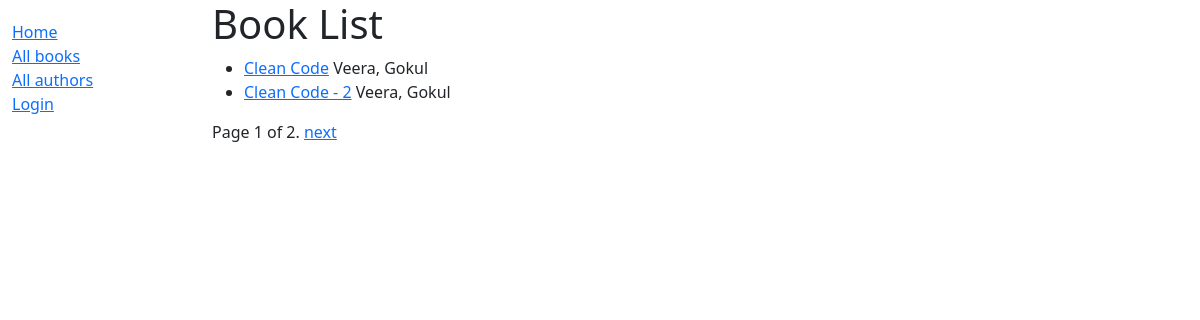
/catlog/books/, run on the app's committed database.
### catlog/models.py (models this page shows, shortened)
class Book(models.Model):
    title = models.CharField(max_length=200)
    author = models.ForeignKey('Author', on_delete=models.RESTRICT, null=True)
    summary = models.TextField(
        max_length=1000, help_text="Enter a brief description of the book")
    isbn = models.CharField('ISBN', max_length=13,
                            unique=True,
                            help_text='13 Character <a href="https://www.isbn-international.org/content/what-isbn'
                                      '">ISBN number</a>')
    genre = models.ManyToManyField(
        Genre, help_text="Select a genre for this book")
    language = models.ForeignKey('Language', on_delete=models.PROTECT, help_text="Select a language for this book")
    def get_absolute_url(self):
        return reverse('book-detail', args=[str(self.id)])
    def display_genre(self):
        """Create a string for the Genre. This is required to display genre in Admin."""
        return ', '.join(genre.name for genre in self.genre.all()[:3])
    display_genre.short_description = 'Genre'

class Author(models.Model):
    first_name = models.CharField(max_length=100)
    last_name = models.CharField(max_length=100)
    date_of_birth = models.DateField(null=True, blank=True)
    date_of_death = models.DateField('Died', null=True, blank=True)
    class Meta:
        ordering = ['first_name', 'last_name']
    def __str__(self):
        return f'{self.first_name}, {self.last_name}'

### catlog/views.py (the view)
# urls.py: path('books/', views.BookListView.as_view(), name = 'books'),
class BookListView(generic.ListView):
    model = Book
    context_object_name = 'book_list'
    template_name = 'catlog/book_list.html'
    paginate_by = 2
    def get_queryset(self):
        return Book.objects.all().order_by('title')[:5]
    def get_context_data(self, **kwargs):
        context = super(BookListView, self).get_context_data(**kwargs)
        context['some_data'] = 'This is just some data'
        return context

### catlog/templates/catlog/book_list.html
{% extends "base_generic.html" %}
{% block content %}
  <h1>Book List</h1>
  {% if book_list %}
    <ul>
      {% for book in book_list %}
      <li>
        <a href="{{ book.get_absolute_url }}">{{ book.title }}</a>
        {{ book.author }}
      </li>
      {% endfor %}
    </ul>
  {% else %}
    <p>There are no books in the library.</p>
  {% endif %}
{% endblock %}

### data on the page
Book: title "Clean Code", author "Veera, Gokul"
Book: title "Clean Code - 2", author "Veera, Gokul"

### other printed values
{{ page_obj.number }} "1"
{{ page_obj.paginator.num_pages }} "2"
